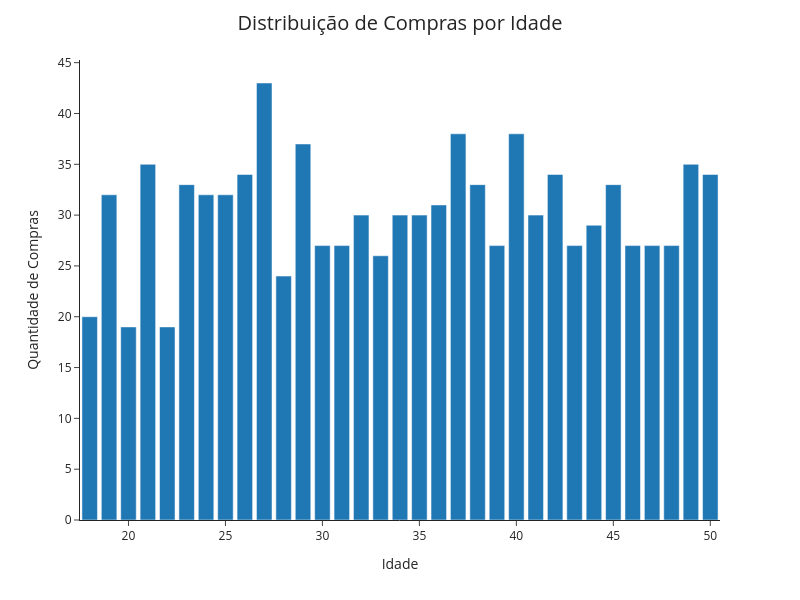

Source (notebook cell):
### Markdown cell above
Os dados mostram claramente uma predominância de compradores sendo dos sexos feminino e masculino. Entretanto, o gráfico acima mostra que estes consumidores, em média, gastam menos em suas compras em relação a pessoas de outros sexos.

### Code cell
dist_idade = ecomm["Age"].value_counts()
generos = px.bar(dist_idade,x=list(dist_idade.index),y=dist_idade,template='simple_white')
generos.update_layout(xaxis_title="Idade",
                     yaxis_title="Quantidade de Compras",
                     title="Distribuição de Compras por Idade",
                     title_x=0.5,
                     title_font=dict(size=20),
                     width=800,
                     height=600,
                     
                     )
generos.show()

### Figure 1 — Plotly figure (JSON) as saved in the notebook; plotly's stock layout.template omitted (floating-point values rounded to 4 significant figures)
{"data": [{"alignmentgroup": "True", "hovertemplate": "x=%{x}<br>y=%{y}<extra></extra>", "legendgroup": "", "marker": {"color": "#1F77B4", "pattern": {"shape": ""}}, "name": "", "offsetgroup": "", "orientation": "v", "showlegend": false, "textposition": "auto", "type": "bar", "x": [27, 37, 40, 29, 21, 49, 26, 50, 42, 45, 38, 23, 24, 19, 25, 36, 32, 35, 34, 41, 44, 47, 31, 39, 30, 43, 46, 48, 33, 28, 18, 22, 20], "xaxis": "x", "y": [43, 38, 38, 37, 35, 35, 34, 34, 34, 33, 33, 33, 32, 32, 32, 31, 30, 30, 30, 30, 29, 27, 27, 27, 27, 27, 27, 27, 26, 24, 20, 19, 19], "yaxis": "y"}], "layout": {"barmode": "relative", "height": 600, "legend": {"tracegroupgap": 0}, "margin": {"t": 60}, "title": {"font": {"size": 20}, "text": "Distribuição de Compras por Idade", "x": 0.5}, "width": 800, "xaxis": {"anchor": "y", "domain": [0, 1], "title": {"text": "Idade"}}, "yaxis": {"anchor": "x", "domain": [0, 1], "title": {"text": "Quantidade de Compras"}}}}
